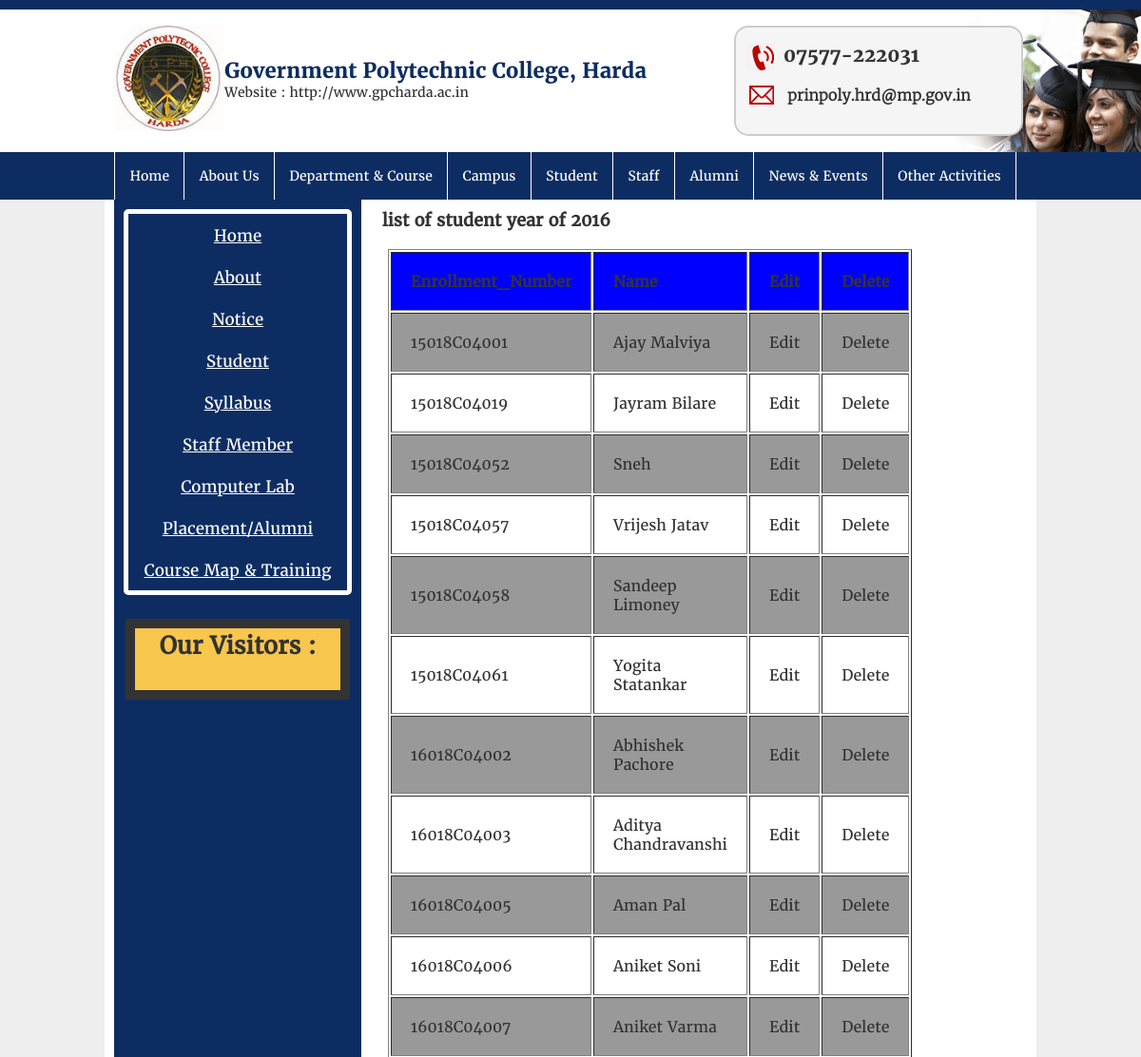
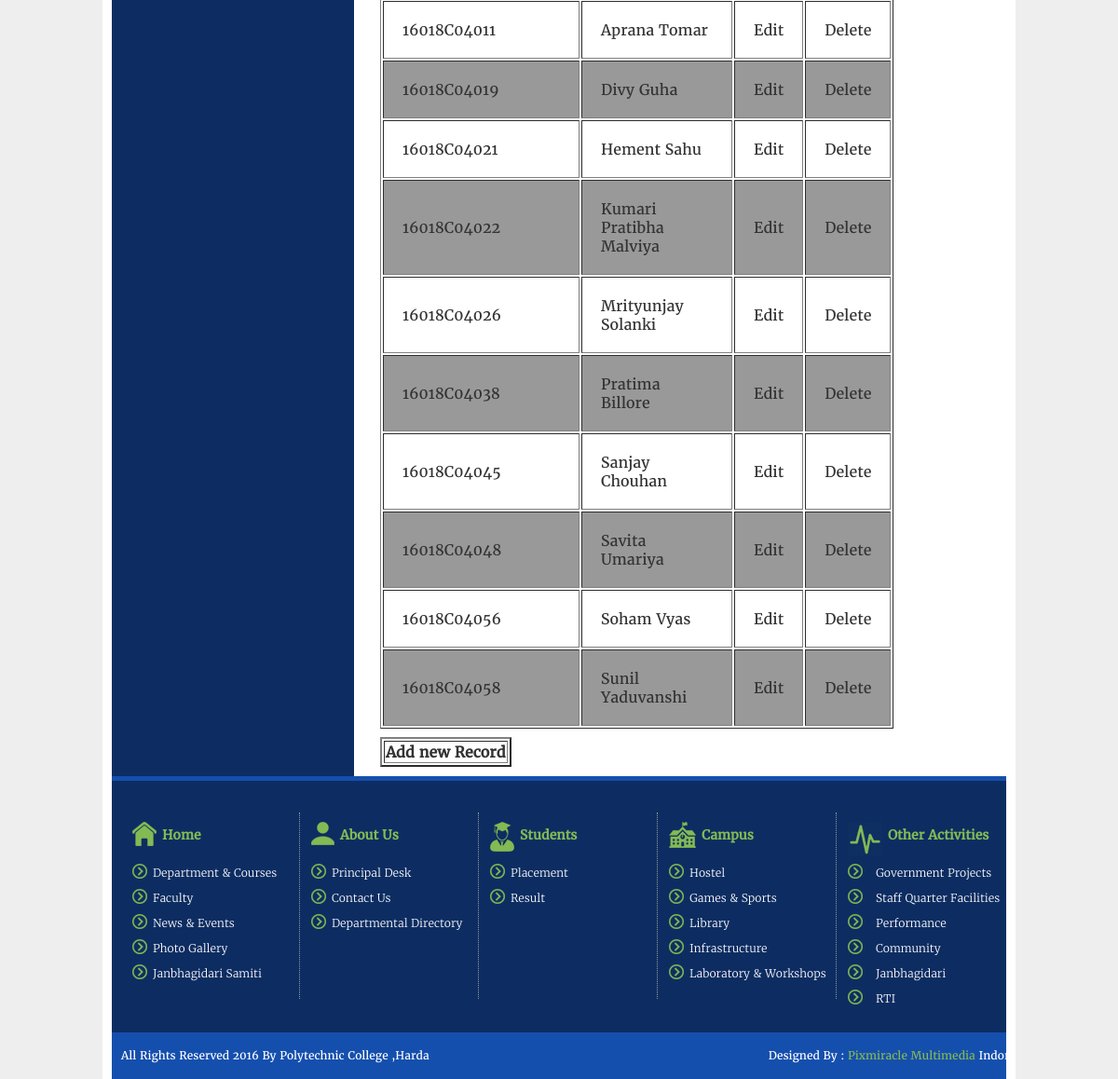
/admin/Student_Admin_2016.php, run on the app's committed database (2 pictures, top to bottom).
### tables this page shows
CREATE TABLE `year2016` (
  `Enrollment_Number` varchar(11) NOT NULL,
  `Name` varchar(50) NOT NULL
);

### admin/Student_Admin_2016.php (the view, shortened to what this page needs)
<?php
include_once("../header.php");
include_once("../content_left.php");
?>
<html>
    <head>
    </head>
    <body>
        <h1 class="cse">&nbsp;&nbsp;&nbsp;&nbsp;list of student year of 2016</h1>
<?php
include('../connect.php');
$result = $mysqli->query("SELECT * FROM year2016 ");
if ($result)
{
	if ($result->num_rows > 0)
	{
	echo "<table border='1' cellpadding='20'>";
	echo "<tr><th>Enrollment_Number</th><th> Name</th><th>Edit</th><th>Delete</th></tr>";
		while ($row = $result->fetch_object())
		{
		echo "<tr>";
		echo "<td>" . $row->Enrollment_Number . "</td>";
		echo "<td>" . $row->Name . "</td>";
                echo "<td><a href='Student_edit_2016.php?id=" . $row->Enrollment_Number. "'>Edit</a></td>";
		echo "<td><a href='Student_delete_2016.php?id=" . $row->Enrollment_Number . "'>Delete</a></td>";
		echo "</tr>";
		}
	echo "</table>";
	}
	else
	{
	echo "No results to display!";
	}
}
else
{
echo "Error: " . $mysqli->error;
}
?>
        <div>
            <table border="2px solid black">
                <tr>
                    <td>
                        <a href="Student_insert_2016.php"><strong>Add new Record</strong></a>
                    </td>
                </tr>
            </table>
        </div>
     </body>
</html>
<?php
include_once("../footer.php");
?>

### fcs.css (style rules this page uses)
body, h1, h2, h3, h4, h5, h6,ul, li { margin: 0px; padding: 0px; box-sizing: border-box; }
body { border-top: 10px solid #0d2d62; color: #333333; font-family: regular; font-size: 12px; }

### admin/Student_Admin_2016.php (style rules this page uses)
.cse { padding: 1%; text-align: left; font-size: 18px; }
table { margin: 1% 30%; text-align: left; font-size: 16px; }
th { background-color:blue; }
tr:nth-child(even) { background-color: #999; }

### data on the page
year2016: Enrollment_Number "15018C04001", Name "Ajay Malviya"
year2016: Enrollment_Number "15018C04019", Name "Jayram Bilare"
year2016: Enrollment_Number "15018C04052", Name "Sneh"
year2016: Enrollment_Number "15018C04057", Name "Vrijesh Jatav"
year2016: Enrollment_Number "15018C04058", Name "Sandeep Limoney"
year2016: Enrollment_Number "15018C04061", Name "Yogita Statankar"
year2016: Enrollment_Number "16018C04002", Name "Abhishek Pachore"
year2016: Enrollment_Number "16018C04003", Name "Aditya Chandravanshi"
year2016: Enrollment_Number "16018C04005", Name "Aman Pal"
year2016: Enrollment_Number "16018C04006", Name "Aniket Soni"
year2016: Enrollment_Number "16018C04007", Name "Aniket Varma"
year2016: Enrollment_Number "16018C04011", Name "Aprana Tomar"
year2016: Enrollment_Number "16018C04019", Name "Divy Guha"
year2016: Enrollment_Number "16018C04021", Name "Hement Sahu"
year2016: Enrollment_Number "16018C04022", Name "Kumari Pratibha Malviya"
year2016: Enrollment_Number "16018C04026", Name "Mrityunjay Solanki"
year2016: Enrollment_Number "16018C04038", Name "Pratima Billore"
year2016: Enrollment_Number "16018C04045", Name "Sanjay Chouhan"
year2016: Enrollment_Number "16018C04048", Name "Savita Umariya"
year2016: Enrollment_Number "16018C04056", Name "Soham Vyas"
year2016: Enrollment_Number "16018C04058", Name "Sunil Yaduvanshi"
